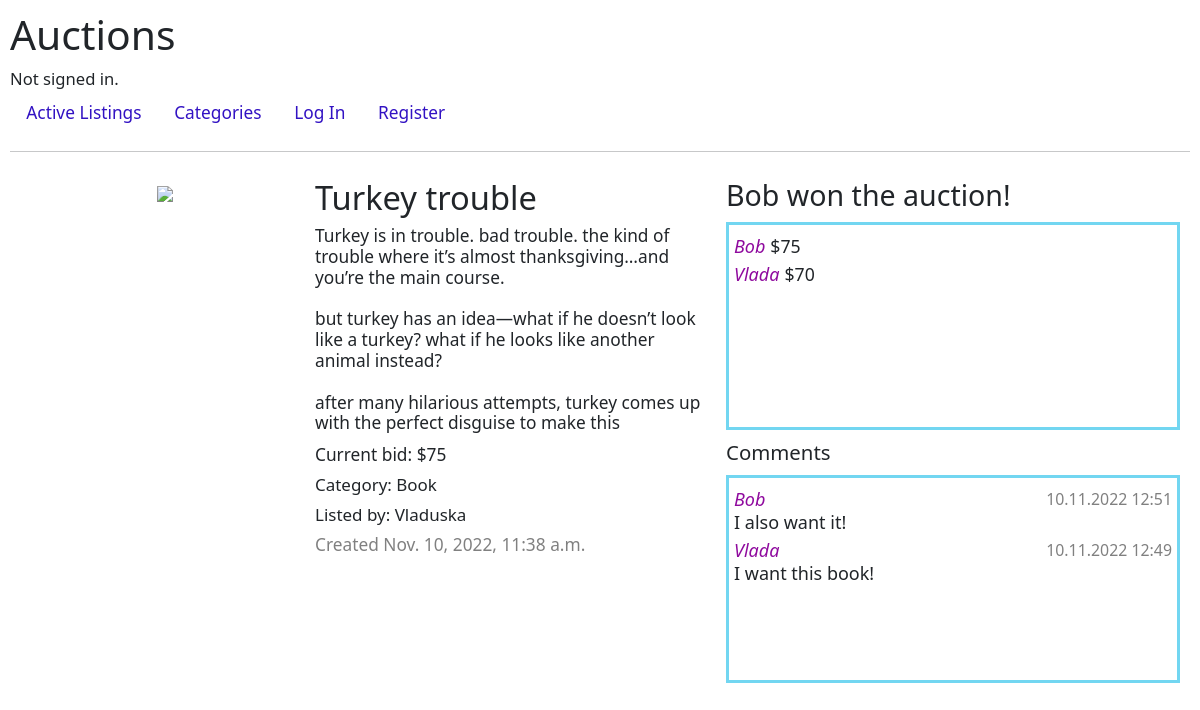
/listing_36, run on the app's committed database.
### auctions/models.py (models this page shows, shortened)
class Listing(models.Model):
    user_id = models.ForeignKey(User, on_delete=models.CASCADE, related_name="listings")
    title = models.TextField()
    description = models.TextField()
    start_price = models.PositiveBigIntegerField()
    current_price = models.PositiveBigIntegerField(default=f"{int(0)}")
    picture_url = models.URLField()
    category = models.ForeignKey(Category, blank=True, on_delete=models.SET_DEFAULT, default = "", related_name='listing')
    activity = models.CharField(max_length=1, choices=[("A","Active"), ("C", "Closed")], default="A")
    date_time = models.DateTimeField(auto_now_add=True)

class Category(models.Model):
    name = models.TextField()
    def __str__(self):
        return f"{self.name}"

class User(AbstractUser):
    pass

class Bid(models.Model):
    listing_id = models.ForeignKey(Listing, on_delete=models.CASCADE, related_name='bid')
    user_id = models.ForeignKey(User, on_delete=models.CASCADE, related_name="bid")
    price = models.PositiveBigIntegerField()

class Comments(models.Model):
    listing_id = models.ForeignKey(Listing, on_delete=models.CASCADE, related_name='comment')
    user_id = models.ForeignKey(User, on_delete=models.CASCADE, related_name="comment")
    comment = models.TextField()
    date_time = models.DateTimeField(auto_now_add=True)

### auctions/views.py (the view)
# urls.py: path("listing_<str:listing_id>", views.listing_page, name="listing_page"),
def listing_page(request, listing_id, winner=None, error_text=None):
        try:
            if request.method == "POST":
                error_text = bid(request)
            else:
                if Listing.objects.get(id=listing_id).activity == "C":
                    try:
                        winner = Bid.objects.filter(listing_id=Listing.objects.get(id=listing_id)).order_by('-price').first().user_id.username
                    except AttributeError:
                        winner = "No one"
            return render(request, "auctions/listing.html", {
                    "listing": Listing.objects.get(id=listing_id),
                    "winner": winner,
                    "error_text": error_text
                })
        except Listing.DoesNotExist:
            return HttpResponseRedirect(reverse("index"))

### auctions/templatetags/templatetag.py (called while the page is built)
@register.filter(name='usd')
def usd(value):
    return f"${value:,.0f}"

@register.filter(name="local_time")
def time(value):
    return strftime('%d.%m.%Y %H:%M', localtime(value.timestamp()))

@register.filter(name="reverse")
def reverse(value):
    return value[::-1]

@register.filter(name="watch")
def watch(watchlist, user_id):
    try:
        for x in list(watchlist):
            if x["user_id_id"] == user_id:
                return 1
        return 0
    except IndexError:
        return 0

### auctions/templates/auctions/listing.html (shortened to what this page needs)
{% extends "auctions/layout.html" %}
{% load templatetag %}
{% block body %}
    <div id="page">
        <div id="picture">
            <img src="{{ listing.picture_url }}" height="200px">
        </div>
        <div id="listing_text">
            <h2>{{ listing.title }}</h2>
            <div id="description">{{ listing.description }}</div>
            <div id="price">
                {% if listing.current_price == 0 %}
                    Starting bid: {{ listing.start_price | usd }}
                {% else %}
                    Current bid: {{ listing.current_price | usd }}
                {% endif %}
            </div>
            Category: {{ listing.category }}<br>
            Listed by: {{ listing.user_id.username }}
            <div id="created">
                Created {{ listing.date_time }}
            </div>
        </div>
        <div id="right">
            <div id="winner">
                {% if winner %}
                    <h3>
                    {% if winner == user.username %}
                        You won the auction!
                    {% else %}
                        {{ winner }} won the auction!
                    </h3>
                    {% endif %}
                {% endif %}
            </div>
            <div id="bids">
                {% for bid in listing.bid.all|reverse %}
                    <div class="line">
                        <div id="name">{{bid.user_id.username}}</div>
                        {{bid.price | usd }}
                    </div>
                {% endfor %}
            </div>
            <div id="add_comment">
                {% if user.is_authenticated %}
                    <form method="post" action = "{% url 'comment' %}" autocomplete="off" autocapitalize="on">
                        {% csrf_token %}
                        <input hidden type="text" name="listing_id" value="{{listing.id}}">
                        <input class="form-control" type="text" name="comment" placeholder="Type your comment here" required>
                        <button type="submit" class="btn btn-info btn">Add a comment</button>
                    </form>
                {% else %}
                <h5>Comments</h5>
                {% endif %}
            </div>
            <div id="comments">
                {% for comment in listing.comment.all|reverse %}
                    <div class="line">
                        <div id="name">{{comment.user_id.username}}</div>
                        <div id="date">{{ comment.date_time | local_time }}</div>
                        <div id="comment">{{comment.comment}}</div>
                    </div>
                {% endfor %}
            </div>
        </div>
    </div>
{% endblock %}

### auctions/static/auctions/styles.css (style rules this page uses)
body { padding: 10px; }
* { font-size:1.02em; }
#listing_text #created { color:gray; }
#listing_text #description { line-height: 1.2em; margin: 0.4em 2% 0.4em 0; white-space: pre-wrap; }
#page { padding: 10px; display: grid; grid-template-columns: 25% 35% auto; grid-template-rows:520px; column-gap: 5px; line-height: 1.8em; }
#picture { text-align: center; }
#picture img { width:90%; height: auto; max-height: 510px; object-fit: contain; }
#page #description { overflow-y:auto; max-height:40%; }
#bids, #comments { overflow-y:auto; height:40%; border: 3px solid rgb(114, 214, 241); padding: 5px; margin: 10px 0; }
#date { color:gray; font-size:0.9em; display: flex; justify-content: flex-end; }
#name { color:#8f0a9e; float: left; margin-right: 5px; font-style:italic; }
.line { margin: 5px 0; line-height: 1.3em; }

### data on the page
Listing: title "Turkey trouble", description "Turkey is in trouble. bad trouble. the kind of trouble where it’s almost thanksgiving…and you’re the main course. but turkey has an idea―what if he doesn’t look like a turkey? what if he looks like another animal instead? after many hilarious attempts, turkey comes up with the perfect disguise to make this…", current_price "$75", category "Book", user_id.username "Vladuska", date_time "Nov. 10, 2022, 11:38 a.m."
User: username "Bob"
Bid: user_id.username "Bob", price "$75"
Bid: user_id.username "Vlada", price "$70"
Comments: user_id.username "Bob", date_time|local_time "10.11.2022 12:51", comment "I also want it!"
Comments: user_id.username "Vlada", date_time|local_time "10.11.2022 12:49", comment "I want this book!"
